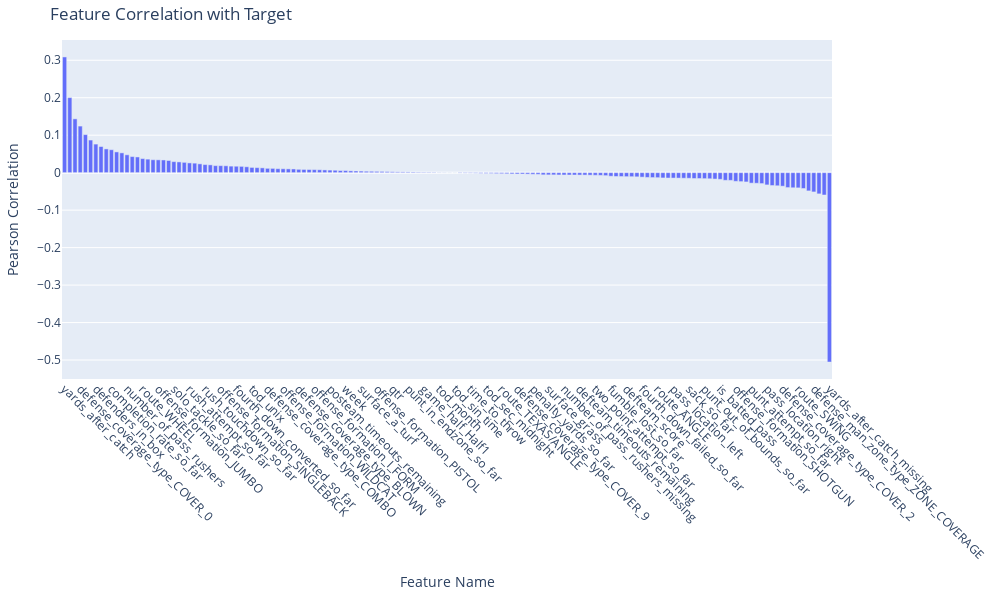

The code cell stored with this chart in its notebook:
### Markdown cell above
# Data Exploration

### Code cell
import plotly.express as px
corr = df[X].corrwith(df[y], method='pearson').sort_values(ascending=False)

# Convert to DataFrame for Plotly
corr_df = corr.reset_index()
corr_df.columns = ['Feature', 'Correlation']

# Create scrollable (interactive) bar chart
fig = px.bar(
    corr_df,
    x='Feature',
    y='Correlation',
    title='Feature Correlation with Target',
    labels={'Feature': 'Feature Name', 'Correlation': 'Pearson Correlation'},
)

# Make it scrollable / readable
fig.update_layout(
    xaxis={'categoryorder':'total descending'},
    width=1000,               # chart width (can increase for more space)
    height=600,               # height of the chart
    margin=dict(l=20, r=20, t=40, b=120),
    xaxis_tickangle=45,
)

fig.show()

### Figure 1 — Plotly figure (JSON) as saved in the notebook; plotly's stock layout.template omitted (floating-point values rounded to 4 significant figures; data arrays with more than 128 entries replaced by an {"elided": "..."} marker saying what was removed)
{"data": [{"hovertemplate": "Feature Name=%{x}<br>Pearson Correlation=%{y}<extra></extra>", "legendgroup": "", "marker": {"color": "#636efa", "pattern": {"shape": ""}}, "name": "", "orientation": "v", "showlegend": false, "textposition": "auto", "type": "bar", "x": {"elided": "148 str values"}, "xaxis": "x", "y": {"elided": "148 float values"}, "yaxis": "y"}], "layout": {"barmode": "relative", "height": 600, "legend": {"tracegroupgap": 0}, "margin": {"b": 120, "l": 20, "r": 20, "t": 40}, "title": {"text": "Feature Correlation with Target"}, "width": 1000, "xaxis": {"anchor": "y", "categoryorder": "total descending", "domain": [0, 1], "tickangle": 45, "title": {"text": "Feature Name"}}, "yaxis": {"anchor": "x", "domain": [0, 1], "title": {"text": "Pearson Correlation"}}}}
